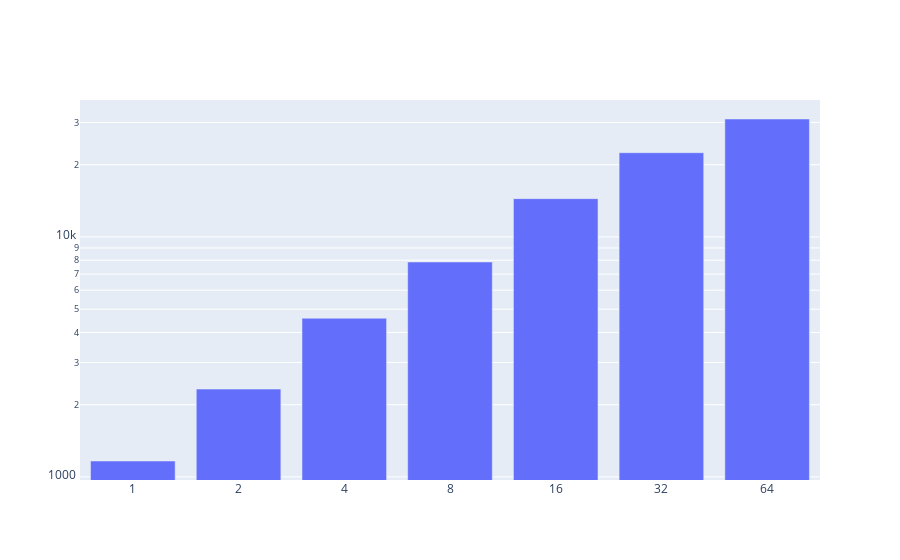

Notebook source saved alongside this figure:
### Markdown cell above
# Sharded Tests

## Bug with encoding/gob

Spent a lot of time finding a bug the server routine: sometimes the server accepted a signature of a request, sometimes the server rejected the request.

The bug was that the hash was calculated the wrong way: the pipeline to create a hash from a struct was the following:

```
sha3(gobEncoding(go struct))

```

it turns out that `encoding/gob` is not deterministic: Let `s` and `s'` be two go structs. There can be two gob encodings `gobEncoding(s)` and `gobEncoding(s')` where `gobEncoding(s) != gobEncoding(s')` but `s == s'`. The reason is unknown. The reason could be slicing, reordering, compression.

This could happen for example when `gobEncoding(s)` is transferred over the the `net/rpc` library.

### Fixing the bug: construct hashing method where each field in the struct is hashed **explicitly**

Before:

![./gob-before.png](./gob-before.png)

After:

![./gob.png](./gob.png)

## Benchmarks

### Server routine only, no networking, no sharding

This is a basic sanity check to ensure that the changes have not impacted the performance of the server routine.

### Code cell
import plotly.graph_objects as go
import numpy as np


d = pd.read_csv("sharded-tests/data.csv")

fig = go.Figure(data=[
    go.Bar(name='tx/s', x=d["cpus"], y=1/(d["nsop"]*10**-9))
])
# Change the bar mode
fig.update_layout(barmode='group')
fig.update_layout(xaxis_type='category', yaxis_type='log')
fig.show()

### Figure 1 — Plotly figure (JSON) as saved in the notebook; plotly's stock layout.template omitted (floating-point values rounded to 4 significant figures)
{"data": [{"name": "tx/s", "type": "bar", "x": [1, 2, 4, 8, 16, 32, 64], "y": [1165.0, 2322.0, 4584.0, 7864.0, 14450.0, 22440.0, 31010.0]}], "layout": {"autosize": true, "barmode": "group", "xaxis": {"autorange": true, "range": [-0.5, 6.5], "type": "category"}, "yaxis": {"autorange": true, "range": [2.987, 4.571], "type": "log"}}}
